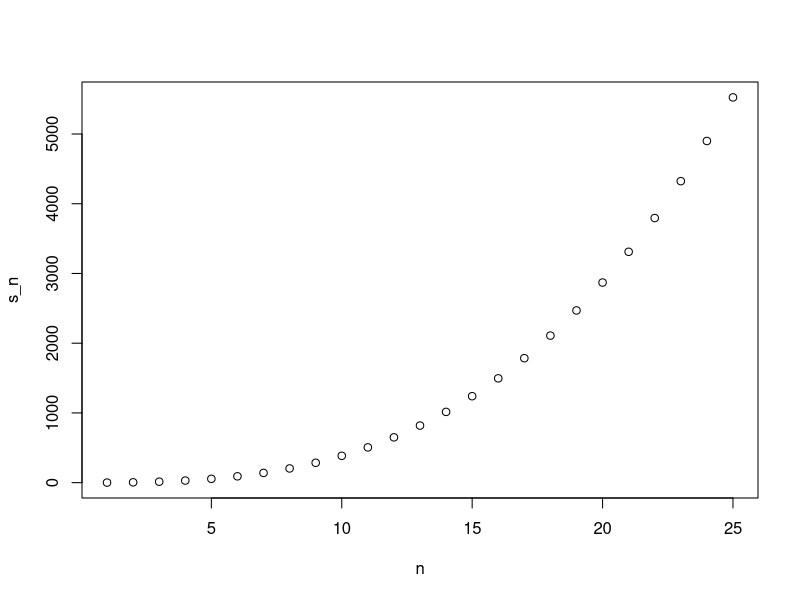

The R script that drew this image:
# Part 1: for-loops

# Here is an example of a function that adds the numbers from 1 to n
example_func <- function(n){
  sum(1:n)
}

# Here is the sum of the first 100 numbers
example_func(100)

# Create a function `compute_s_n` with a a parameter `n`
# that for any value of `n` calculates the sum of
# 1 + 2^2 + ...+ n^2
compute_s_n <- function(n){
  sum((1:n)^2)
}

# Calculate the value of the sum when n=10
compute_s_n(10)



# Part 2: for-loops (continued)

# Define a function and store it in `compute_s_n`
compute_s_n <- function(n){
  x <- 1:n
  sum(x^2)
}

# Define an empty numeric vector `s_n` of size 25
s_n <- vector(length=25)

# Calculate the sum when `n` is equal to each integer from 1 to 25
# using the `compute_s_n` function
for (i in 1:25){
  s_n[i] = compute_s_n(i)
}



# Part 3: Checking our calculations

# Define a function and store it in `compute_s_n`
compute_s_n <- function(n){
  x <- 1:n
  sum(x^2)
}

# Define the vector `n`
n <- 1:25

# Define the vector to store data
s_n <- vector("numeric", 25)

# Calculate the sum when `n` is equal to each integer from 1 to 25
# using the `compute_s_n` function
for(i in n){
  s_n[i] <- compute_s_n(i)
}

# Create the plot with `s_n` (on the y axis) against `n` (on the x axis)
plot(n, s_n)



# Part 4: Checking our calculations, (continued)

# Define a function and save it in `compute_s_n`
compute_s_n <- function(n){
  x <- 1:n
  sum(x^2)
}

# Define the vector `n`
n <- 1:25

# Define the vector to store data
s_n <- vector("numeric", 25)

# Calculate the sum when `n` is equal to each integer from 1 to 25
# using the `compute_s_n` function
for(i in n){
  s_n[i] <- compute_s_n(i)
}

# Verify that `s_n` is identical to the formula given in the instructions.
identical(s_n, n*(n+1)*(2*n+1)/6)

